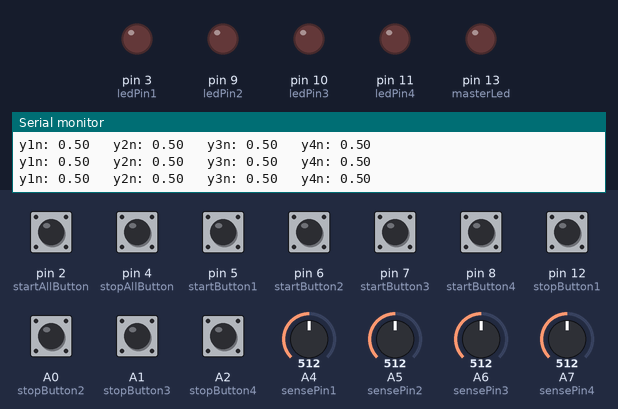
Simulated run of this program. Board: Arduino Nano, built with avr-gcc and run on an emulated ATmega328P. Parts: output pins drawn as LEDs (lit = HIGH), the last lines printed to the serial monitor. The test bench sets the inputs (shaded band); at power-on: A0 (stopButton2), A1 (stopButton3), A2 (stopButton4), pin 2 (startAllButton), pin 4 (stopAllButton), pin 5 (startButton1), pin 6 (startButton2), pin 7 (startButton3), pin 8 (startButton4), pin 12 (stopButton1) HIGH, A5 (sensePin2) = 512, A6 (sensePin3) = 512, A4 (sensePin1) = 512, A7 (sensePin4) = 512.

Above: at 1.2 s.
1.3 s: pin 2 (startAllButton) pulled LOW for 0.15 s
At 3.3 s:
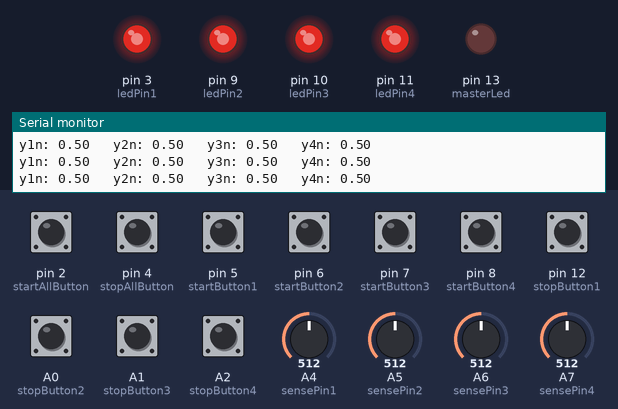
4.3 s: pin 12 (stopButton1) pulled LOW for 0.15 s
At 7.0 s:
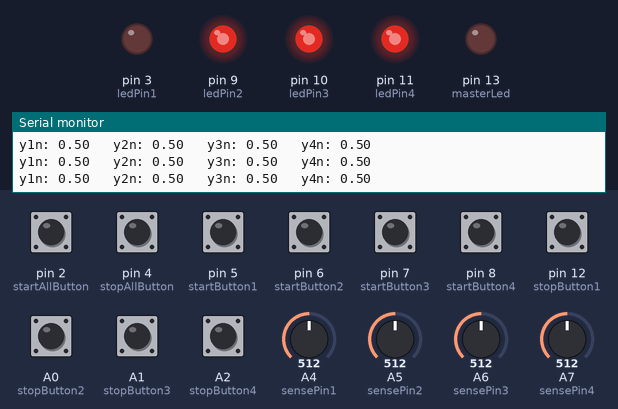
7.3 s: A5 (sensePin2) set to 891
10.3 s: A5 (sensePin2) set to 913
At 12.0 s:
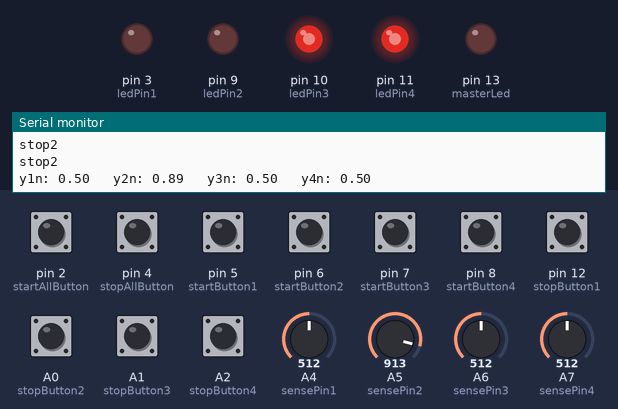
13.3 s: A6 (sensePin3) set to 890
16.3 s: A6 (sensePin3) set to 914
At 18.5 s:
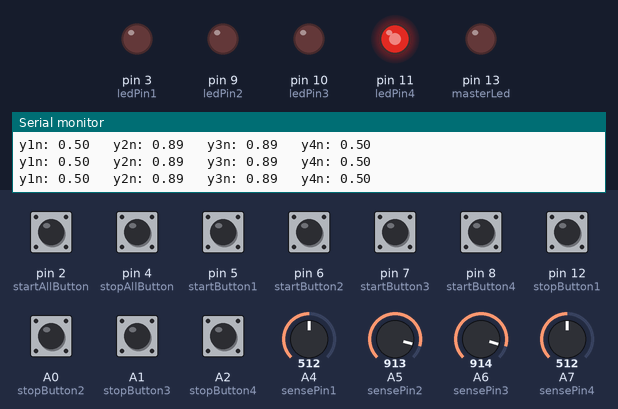
Timing chart, 0 to 20.0 s (numbered marks = the images above; inputs shaded):
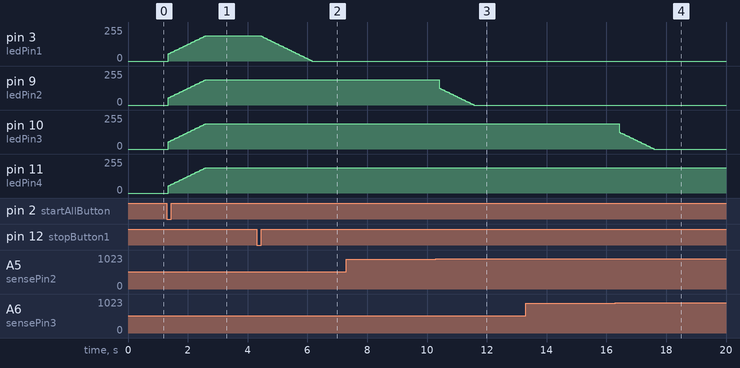

The program:

main.cpp
```cpp
#include <Arduino.h>
#include <PinChangeInterrupt.h>

// #include <algorithm>
#include <moving_average.hpp>

#define DBG
// --- Serial Print Macros for Quick Debugging ---
#ifdef DBG
#define p(x) Serial.print(x)
#define pln(x) Serial.println(x)
#else
#define p(x) ((void)0)
#define pln(x) ((void)0)
#endif

// --- Debounce delay (ms) ---
#define D_DELAY 500

// --- Forward Declarations for Interrupt Handlers ---
void startAll();
void stopAll();
void startLed1();
void startLed2();
void startLed3();
void startLed4();
void stopLed1();
void stopLed2();
void stopLed3();
void stopLed4();

// === Pin Definitions ===
const byte ledPin1 = 3;     // OC2B, Channel 1 PWM & LED indicator####
const byte ledPin2 = 9;     // OC1A, Channel 2 PWM & LED indicator####
const byte ledPin3 = 10;    // OC1B, Channel 3 PWM & LED indicator####
const byte ledPin4 = 11;    // OC2A, Channel 4 PWM & LED indicator####
const byte masterLed = 13;  // Master ON/OFF indicator

const byte startAllButton = 2;  // External Interrupt 0
const byte stopAllButton = 4;   // PCINT for STOP ALL

const byte startButton1 = 5;  // PCINT for START channel 1
const byte startButton2 = 6;  // PCINT for START channel 2
const byte startButton3 = 7;  // PCINT for START channel 3
const byte startButton4 = 8;  // PCINT for START channel 4

const byte stopButton1 = 12;  // PCINT for STOP channel 1
const byte stopButton2 = A0;  // PCINT for STOP channel 2
const byte stopButton3 = A1;  // PCINT for STOP channel 3
const byte stopButton4 = A2;  // PCINT for STOP channel 4

const byte sensePin1 = A4;  // Analog current sense channel 1####
const byte sensePin2 = A5;  // Analog current sense channel 2####
const byte sensePin3 = A6;  // Analog current sense channel 3####
const byte sensePin4 = A7;  // Analog current sense channel 4####

// === Timer & PWM Aliases ===
#define PWM_1 OCR2B  // drives pwmPin1
#define PWM_2 OCR1A  // drives pwmPin2
#define PWM_3 OCR1B  // drives pwmPin3
#define PWM_4 OCR2A  // drives pwmPin4

// === Filter & Control Parameters ===
#define WINDOW_SIZE 4
#define RN (WINDOW_SIZE * 1024.0)
#define DUTY1 190  // 180-190-195
#define DUTY2 190 // 180-190-195
#define DUTY3 190 // 180-190-195
#define DUTY4 190 // 180-190-195
#define th1 0.88 //0.82-0.88-0.9
#define th2 0.88 //0.82-0.88-0.9
#define th3 0.88 //0.82-0.88-0.9
#define th4 0.88 //0.82-0.88-0.9
#define START_DELAY  1500UL

// === Globals for Moving-Sum Filter ===
// float x1[N], x2[N], x3[N], x4[N];

float y1n, y1n_1 = 0;
float y2n, y2n_1 = 0;
float y3n, y3n_1 = 0;
float y4n, y4n_1 = 0;
float x1 = 0, x2 = 0, x3 = 0, x4 = 0;
unsigned long on1 = 0, on2 = 0, on3 = 0, on4 = 0;

// --- For deferred startAll logic ---
volatile bool startAllFlag = false;

struct PWMState {
  bool to_start = false;
  bool to_stop = false;

  bool ramp_up = false;
  bool ramp_down = false;

  uint8_t current_duty = 0;
  uint8_t target_duty = 0;

  unsigned long last_update = 0;
  // unsigned long time_since_start = millis();  //ms to allow higher current during start
};

const unsigned long kRampInterval = 40;  // ms between duty updates
const uint8_t kRampStep = 5;            // duty increment/decrement step

MovingAverage<WINDOW_SIZE> motorFilter[4];

// PWM states for the 4 motors
PWMState pwm_state[4];

void setup() {
  randomSeed(analogRead(A3));
  PWM_1 = 0x00;  // pwm1
  PWM_2 = 0x00;  // pwm2
  PWM_3 = 0x00;  // pwm3
  PWM_4 = 0x00;  // pwm4

  //  --- Timer1: 16-bit Fast PWM, Mode 14 (TOP = ICR1), prescaler 8 ---
  TCCR1A = _BV(WGM11) | _BV(COM1A1) | _BV(COM1B1);
  TCCR1B = _BV(WGM12) | _BV(WGM13) | _BV(CS11);
  ICR1 = 0xFF;  // 8-bit range via 16-bit timer

  // --- Timer2: 8-bit Fast PWM, Mode 3 (TOP = 0xFF), prescaler 8 ---
  TCCR2A = _BV(WGM21) | _BV(WGM20) | _BV(COM2A1) | _BV(COM2B1);
  TCCR2B = _BV(CS21);

  TCCR2A &= ~_BV(COM2B1);  // ledPin1 (D3)
  TCCR1A &= ~_BV(COM1A1);  // ledPin2 (D9)
  TCCR1A &= ~_BV(COM1B1);  // ledPin3 (D10)
  TCCR2A &= ~_BV(COM2A1);  // ledPin4 (D11)

  // PWM / LED pins
  pinMode(ledPin1, OUTPUT);
  pinMode(ledPin2, OUTPUT);
  pinMode(ledPin3, OUTPUT);
  pinMode(ledPin4, OUTPUT);
  pinMode(masterLed, OUTPUT);

  digitalWrite(ledPin1, LOW);
  digitalWrite(ledPin2, LOW);
  digitalWrite(ledPin3, LOW);
  digitalWrite(ledPin4, LOW);
  digitalWrite(masterLed, LOW);

  // Start/Stop buttons
  pinMode(startAllButton, INPUT_PULLUP);
  pinMode(stopAllButton, INPUT_PULLUP);
  pinMode(startButton1, INPUT_PULLUP);
  pinMode(startButton2, INPUT_PULLUP);
  pinMode(startButton3, INPUT_PULLUP);
  pinMode(startButton4, INPUT_PULLUP);
  pinMode(stopButton1, INPUT_PULLUP);
  pinMode(stopButton2, INPUT_PULLUP);
  pinMode(stopButton3, INPUT_PULLUP);
  pinMode(stopButton4, INPUT_PULLUP);

  stopAll();

  // --- Interrupts for Start/Stop ---
  attachInterrupt(digitalPinToInterrupt(startAllButton), startAll, FALLING);
  attachPCINT(digitalPinToPCINT(stopAllButton), stopAll, RISING);

  attachPCINT(digitalPinToPCINT(startButton1), startLed1, RISING);
  attachPCINT(digitalPinToPCINT(startButton2), startLed2, RISING);
  attachPCINT(digitalPinToPCINT(startButton3), startLed3, RISING);
  attachPCINT(digitalPinToPCINT(startButton4), startLed4, RISING);

  attachPCINT(digitalPinToPCINT(stopButton1), stopLed1, RISING);
  attachPCINT(digitalPinToPCINT(stopButton2), stopLed2, RISING);
  attachPCINT(digitalPinToPCINT(stopButton3), stopLed3, RISING);
  attachPCINT(digitalPinToPCINT(stopButton4), stopLed4, RISING);

  Serial.begin(9600);
}

void loop() {
  // Handle deferred startAll logic (non-blocking, not in ISR)
  if (startAllFlag) {
    startLed1();
    startLed2();
    startLed3();
    startLed4();
    startAllFlag = false;
  }
  // Read & normalize currents
  x1 = analogRead(sensePin1) / RN;
  x2 = analogRead(sensePin2) / RN;
  x3 = analogRead(sensePin3) / RN;
  x4 = analogRead(sensePin4) / RN;
  y1n = motorFilter[0].update(x1);
  y2n = motorFilter[1].update(x2);
  y3n = motorFilter[2].update(x3);
  y4n = motorFilter[3].update(x4);

  if (pwm_state[0].ramp_up and
      (millis() - pwm_state[0].last_update > kRampInterval)) {
    if (pwm_state[0].current_duty < pwm_state[0].target_duty) {
      pwm_state[0].current_duty =
          min(pwm_state[0].current_duty + kRampStep, pwm_state[0].target_duty);
      PWM_1 = pwm_state[0].current_duty;
      pwm_state[0].last_update = millis();
    } else {
      pwm_state[0].ramp_up = false;
    }
  }
  if (pwm_state[1].ramp_up and
      (millis() - pwm_state[1].last_update > kRampInterval)) {
    if (pwm_state[1].current_duty < pwm_state[1].target_duty) {
      pwm_state[1].current_duty =
          min(pwm_state[1].current_duty + kRampStep, pwm_state[1].target_duty);
      PWM_2 = pwm_state[1].current_duty;
      pwm_state[1].last_update = millis();
    } else {
      pwm_state[1].ramp_up = false;
    }
  }
  if (pwm_state[2].ramp_up and
      (millis() - pwm_state[2].last_update > kRampInterval)) {
    if (pwm_state[2].current_duty < pwm_state[2].target_duty) {
      pwm_state[2].current_duty =
          min(pwm_state[2].current_duty + kRampStep, pwm_state[2].target_duty);
      PWM_3 = pwm_state[2].current_duty;
      pwm_state[2].last_update = millis();
    } else {
      pwm_state[2].ramp_up = false;
    }
  }
  if (pwm_state[3].ramp_up and
      (millis() - pwm_state[3].last_update > kRampInterval)) {
    if (pwm_state[3].current_duty < pwm_state[3].target_duty) {
      pwm_state[3].current_duty =
          min(pwm_state[3].current_duty + kRampStep, pwm_state[3].target_duty);
      PWM_4 = pwm_state[3].current_duty;
      pwm_state[3].last_update = millis();
    } else {
      pwm_state[3].ramp_up = false;
    }
  }

  if (pwm_state[0].ramp_down and
      (millis() - pwm_state[0].last_update > kRampInterval)) {
    if (pwm_state[0].current_duty > pwm_state[0].target_duty) {
      pwm_state[0].current_duty =
          max(pwm_state[0].current_duty - kRampStep, pwm_state[0].target_duty);
      PWM_1 = pwm_state[0].current_duty;
      pwm_state[0].last_update = millis();
    } else {
      pwm_state[0].ramp_down = false;
      TCCR2A &= ~_BV(COM2B1);  // ledPin1 (D3)
      digitalWrite(ledPin1, LOW);
    }
  }
  if (pwm_state[1].ramp_down and
      (millis() - pwm_state[1].last_update > kRampInterval)) {
    if (pwm_state[1].current_duty > pwm_state[1].target_duty) {
      pwm_state[1].current_duty =
          max(pwm_state[1].current_duty - kRampStep, pwm_state[1].target_duty);
      PWM_2 = pwm_state[1].current_duty;
      pwm_state[1].last_update = millis();
    } else {
      pwm_state[1].ramp_down = false;
      TCCR1A &= ~_BV(COM1A1);  // ledPin2 (D9)
      digitalWrite(ledPin2, LOW);
    }
  }
  if (pwm_state[2].ramp_down and
      (millis() - pwm_state[2].last_update > kRampInterval)) {
    if (pwm_state[2].current_duty > pwm_state[2].target_duty) {
      pwm_state[2].current_duty =
          max(pwm_state[2].current_duty - kRampStep, pwm_state[2].target_duty);
      PWM_3 = pwm_state[2].current_duty;
      pwm_state[2].last_update = millis();
    } else {
      pwm_state[2].ramp_down = false;
      TCCR1A &= ~_BV(COM1B1);  // ledPin3 (D10)
      digitalWrite(ledPin3, LOW);
    }
  }
  if (pwm_state[3].ramp_down and
      (millis() - pwm_state[3].last_update > kRampInterval)) {
    if (pwm_state[3].current_duty > pwm_state[3].target_duty) {
      pwm_state[3].current_duty =
          max(pwm_state[3].current_duty - kRampStep, pwm_state[3].target_duty);
      PWM_4 = pwm_state[3].current_duty;
      pwm_state[3].last_update = millis();
    } else {
      pwm_state[3].ramp_down = false;
      TCCR2A &= ~_BV(COM2A1);  // ledPin4 (D11)
      digitalWrite(ledPin4, LOW);
    }
  }

  // Debug print: print all sensePin1-4 values separated by tabs
  // p(y1n); p("\t");
  // p(y2n); p("\t");
  // p(y3n); p("\t");
  // pln(y4n);

  // Stall detection: shut off if over threshold after 1 second
  if (y1n >= th1 && millis() - on1 > START_DELAY) {
    on1 = millis();
    pwm_state[0].current_duty = 130;
    stopLed1();
    pln("stop1");
  }
  if (y2n >= th2 && millis() - on2 > START_DELAY) {
    on2 = millis();
    pwm_state[1].current_duty = 130;
    stopLed2();
    pln("stop2");
  }
  if (y3n >= th3 && millis() - on3 > START_DELAY) {
    on3 = millis();
    pwm_state[2].current_duty = 130;
    stopLed3();
    pln("stop3");
  }
  if (y4n >= th4 && millis() - on4 > START_DELAY) {
    on4 = millis();
    pwm_state[3].current_duty = 130;
    stopLed4();
    pln("stop4");
  }

  // Print them in one line
  p("y1n: ");
  p(y1n);
  p("\t y2n: ");
  p(y2n);
  p("\t y3n: ");
  p(y3n);
  p("\t y4n: ");
  pln(y4n);

  delay(1);
}

// --- Global START/STOP Handlers ---
void startAll() {
  static unsigned long last = 0;
  unsigned long now = millis();
  if (now - last < D_DELAY) return;
  last = now;
  startAllFlag = true;
}

void stopAll() {
  static unsigned long last = 0;
  unsigned long now = millis();
  if (now - last < D_DELAY) return;
  last = now;
  // PWM_1 = PWM_2 = PWM_3 = PWM_4 = 0;
  // // Force PWM pins low by toggling COMxy1 bits
  // TCCR2A &= ~_BV(COM2B1);  // ledPin1 (D3)
  // TCCR1A &= ~_BV(COM1A1);  // ledPin2 (D9)
  // TCCR1A &= ~_BV(COM1B1);  // ledPin3 (D10)
  // TCCR2A &= ~_BV(COM2A1);  // ledPin4 (D11)
  // digitalWrite(ledPin1, LOW);
  // digitalWrite(ledPin2, LOW);
  // digitalWrite(ledPin3, LOW);
  // digitalWrite(ledPin4, LOW);

  digitalWrite(masterLed, LOW);
  // pln("stopall");

  pwm_state[0].ramp_down = true;
  pwm_state[0].target_duty = 0;

  pwm_state[1].ramp_down = true;
  pwm_state[1].target_duty = 0;

  pwm_state[2].ramp_down = true;
  pwm_state[2].target_duty = 0;

  pwm_state[3].ramp_down = true;
  pwm_state[3].target_duty = 0;
}

// --- Per-Channel START Handlers ---
void startLed1() {
  static unsigned long last = 0;
  unsigned long now = millis();
  if (now - last < D_DELAY) return;
  last = now;
  TCCR2A |= _BV(COM2B1);  // Reconnect timer to pin
  on1 = millis();
  // PWM_1 = DUTY1;

  pwm_state[0].ramp_up = true;
  pwm_state[0].current_duty = 50;
  pwm_state[0].ramp_down = false;
  pwm_state[0].target_duty = DUTY1;
  pln("start1");
}
void startLed2() {
  static unsigned long last = 0;
  unsigned long now = millis();
  if (now - last < D_DELAY) return;
  last = now;
  TCCR1A |= _BV(COM1A1);  // Reconnect timer to pin
  on2 = millis();

  pwm_state[1].ramp_up = true;
  pwm_state[1].current_duty = 50;
  pwm_state[1].ramp_down = false;
  pwm_state[1].target_duty = DUTY2;
  pln("start2");
}
void startLed3() {
  static unsigned long last = 0;
  unsigned long now = millis();
  if (now - last < D_DELAY) return;
  last = now;
  TCCR1A |= _BV(COM1B1);  // Reconnect timer to pin
  on3 = millis();

  pwm_state[2].ramp_up = true;
  pwm_state[2].current_duty = 50;
  pwm_state[2].ramp_down = false;
  pwm_state[2].target_duty = DUTY3;
  pln("start3");
}
void startLed4() {
  static unsigned long last = 0;
  unsigned long now = millis();
  if (now - last < D_DELAY) return;
  last = now;
  TCCR2A |= _BV(COM2A1);  // Reconnect timer to pin
  on4 = millis();

  pwm_state[3].ramp_up = true;
  pwm_state[3].current_duty = 50;
  pwm_state[3].ramp_down = false;
  pwm_state[3].target_duty = DUTY4;
  pln("start4");
}

// --- Per-Channel STOP Handlers ---
void stopLed1() {
  static unsigned long last = 0;
  unsigned long now = millis();
  if (now - last < D_DELAY) return;
  last = now;
  pwm_state[0].ramp_down = true;
  pwm_state[0].ramp_up = false;
  pwm_state[0].target_duty = 0;
  pln("stop1");
}
void stopLed2() {
  static unsigned long last = 0;
  unsigned long now = millis();
  if (now - last < D_DELAY) return;
  last = now;
  pwm_state[1].ramp_down = true;
  pwm_state[1].ramp_up = false;
  pwm_state[1].target_duty = 0;
  pln("stop2");
}
void stopLed3() {
  static unsigned long last = 0;
  unsigned long now = millis();
  if (now - last < D_DELAY) return;
  last = now;
  pwm_state[2].ramp_down = true;
  pwm_state[2].ramp_up = false;
  pwm_state[2].target_duty = 0;
  pln("stop3");
}
void stopLed4() {
  static unsigned long last = 0;
  unsigned long now = millis();
  if (now - last < D_DELAY) return;
  last = now;
  pwm_state[3].ramp_down = true;
  pwm_state[3].ramp_up = false;
  pwm_state[3].target_duty = 0;
  pln("stop4");
}
```

moving_average.hpp
```cpp
#include <Arduino.h>

#pragma once

template <uint8_t N>
class MovingAverage {
 public:
  MovingAverage() : sum(0), idx(0) {
    static_assert((N & (N - 1)) == 0, "N must be a power of two");
    for (auto &v : buf) v = 0;
  }

  float update(float sample) {
    sum -= buf[idx];
    buf[idx] = sample;
    sum += sample;
    idx = (idx + 1) & (N - 1);
    return sum;
  }

 private:
  float buf[N];
  float sum;
  uint8_t idx;
};
```

Measured:
- the behaviour switches between 901 and 902 on A5 (sensePin2) (found by bisection; images 2 and 3)
- the behaviour switches between 901 and 902 on A6 (sensePin3) (found by bisection; images 3 and 4)
- after the input at 1.3 s, pin 3 (ledPin1), pin 9 (ledPin2), pin 10 (ledPin3), pin 11 (ledPin4): moves from 0/255 to 190/255 over 1.2 s, starting at once
- after the input at 4.3 s, pin 3 (ledPin1): moves from 190/255 to 0/255 over 1.7 s, starting after 0.16 s
- after the input at 10.3 s, pin 9 (ledPin2): moves from 190/255 to 0/255 over 1.1 s, starting after 0.12 s
- after the input at 16.3 s, pin 10 (ledPin3): moves from 190/255 to 0/255 over 1.2 s, starting after 0.12 s
